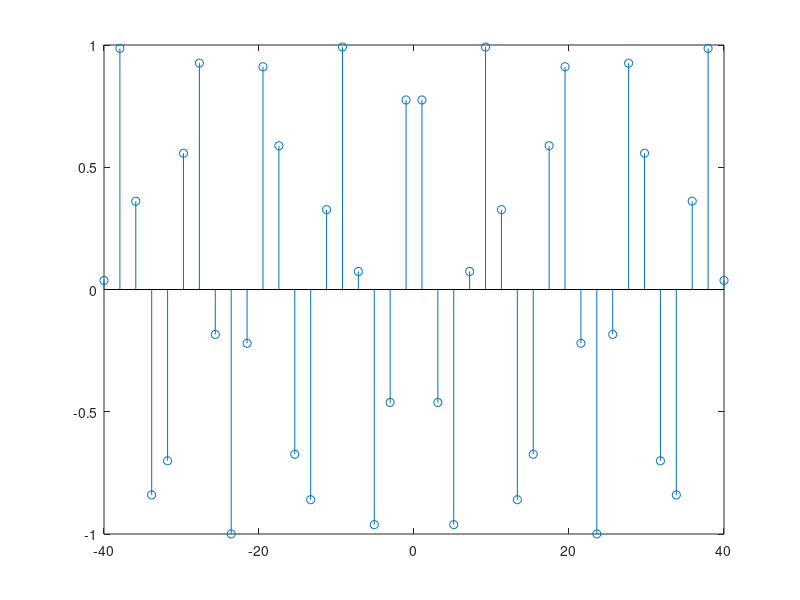
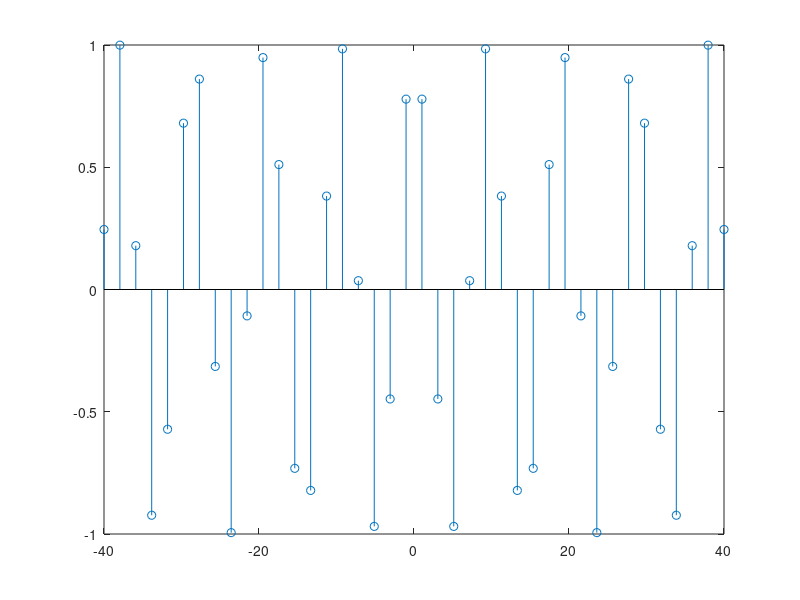
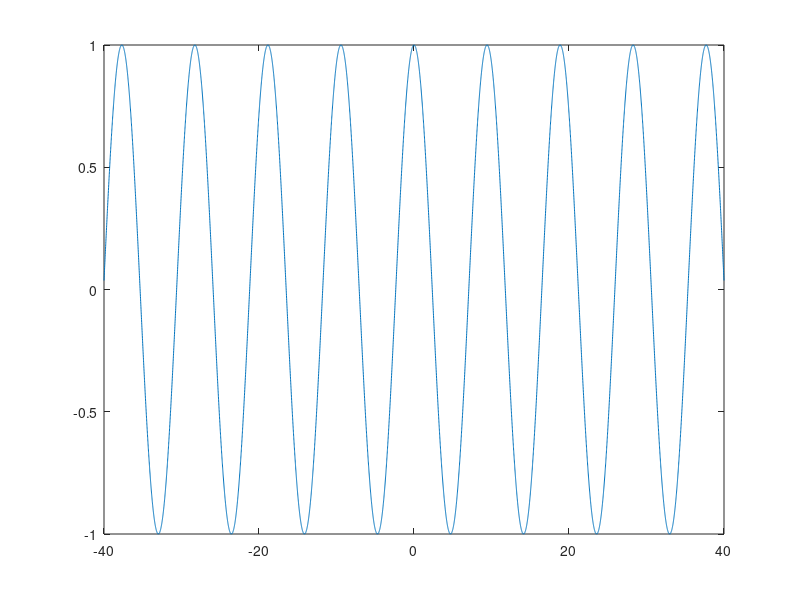
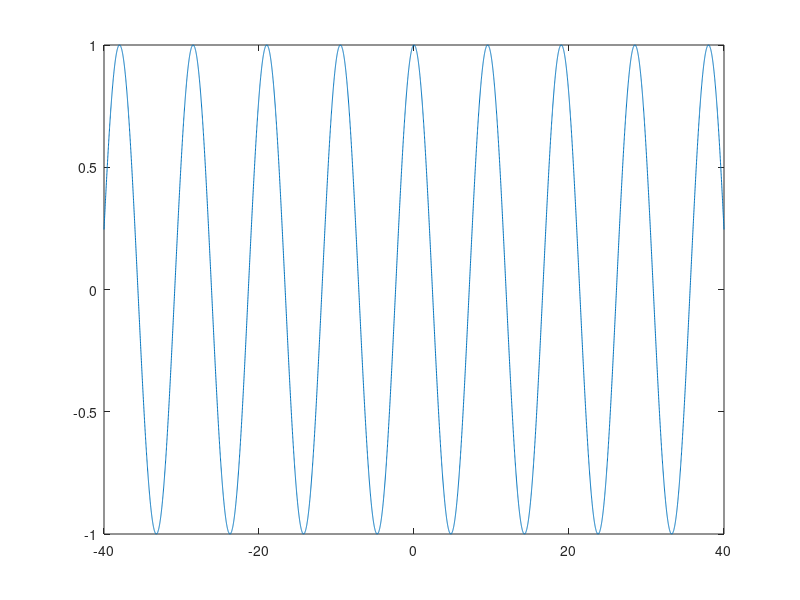

MATLAB code to generate these figures, in order:
t=linspace(-40,40,40);
x=cos(2*t/3);
y=cos(8*pi*t/38);
figure
stem(t,x)
figure
stem(t,y)
tnew=linspace(-40,40,8000);
xnew=cos(2*tnew/3);
ynew=cos(8*pi*tnew/38);
figure
plot(tnew,xnew)
figure
plot(tnew,ynew)